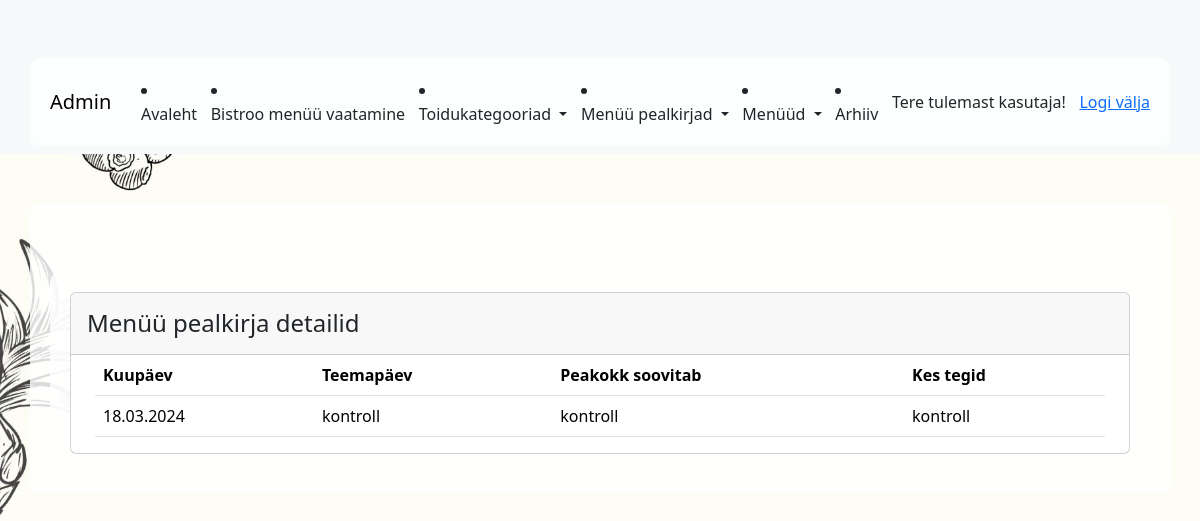
Page /app_admin/heading_detail/18 (signed in) on the committed database.
### app_admin/models.py (models this page shows, shortened)
class Heading(models.Model):
    date = models.DateField(blank=False, null=False, unique=True, verbose_name="Kuupäev")
    topic = models.CharField(max_length=100, null=True, blank=True, verbose_name="Teemapäev")
    chef = models.CharField(max_length=100, null=True, blank=True, verbose_name="Peakokk soovitab:")
    student = models.CharField(max_length=100, null=True, blank=True, verbose_name="Kes tegid:")
    class Meta:
        ordering = ['-date']

### app_admin/views.py (the view)
# urls.py: path('heading_detail/<int:pk>', views.HeadingDetailView.as_view(), name='heading_detail'),
class HeadingDetailView(ManagerRequiredMixin, DetailView):
    template_name = 'app_admin/heading_detail.html'
    model = Heading
    context_object_name = 'heading'

### app_admin/views.py (called while the page is built)
    def test_func(self):
        return self.request.user.groups.filter(name='Manager').exists()

### app_admin/templates/app_admin/heading_detail.html
{% extends "base_admin.html" %}
{% block content %}
    <div class="container mt-5">
        <div class="col-auto mx-auto">
            <div class="card col-12 mx-auto">
                <div class="card-header">
                    <div class="card-title d-flex justify-content-between align-self-auto">
                        <h4 class="m-0 mt-2">Menüü pealkirja detailid</h4>
                    </div>
                </div>
                <div class="table-body mx-4">
                    <table class="table table">
                        <thead>
                            <tr>
                                <th>Kuupäev</th>
                                <th>Teemapäev</th>
                                <th>Peakokk soovitab</th>
                                <th>Kes tegid</th>
                            </tr>
                        </thead>
                        <tbody>
                                <tr>
                                    <td>{{ heading.date|date:"d.m.Y" }}</td>
                                    <td>{{ heading.topic }}</td>
                                    <td>{{ heading.chef }}</td>
                                    <td>{{ heading.student }}</td>
                                </tr>
                        </tbody>
                    </table>
                </div>
            </div>
        </div>
    </div>
{% endblock %}

### templates/menu_admin.html (shortened to what this page needs)
<nav class="navbar navbar-expand-lg navbar-light bg-light">
  <div class="container">
    {% if user.is_authenticated %}
      <a class="navbar-brand" href="http://127.0.0.1:8000/admin/"> Admin </a>
        <li class="nav-item">
        <a class="nav-link" href="{% url "app_admin:index" %}" >Avaleht</a>
        </li>
        <li class="nav-item">
        <a class="nav-link" href="{% url "app_public:index" %}" >Bistroo menüü vaatamine</a>
        </li>
              <li class="nav-item dropdown">
          <a class="nav-link dropdown-toggle" href="#" role="button" data-bs-toggle="dropdown" aria-expanded="false">
                Toidukategooriad
          </a>
        </li>
              <li class="nav-item dropdown">
          <a class="nav-link dropdown-toggle" href="#" role="button"  data-bs-toggle="dropdown" aria-expanded="false">
               Menüü pealkirjad
          </a>
        </li>
        <li class="nav-item dropdown">
          <a class="nav-link dropdown-toggle" href="#" role="button"  data-bs-toggle="dropdown" aria-expanded="false">
               Menüüd
          </a>
        </li>
         <li class="nav-item">
    <a class="nav-link" href="{% url 'app_admin:archive_page' %}">Arhiiv</a>
  </li>
    <span class="nav-link">Tere tulemast {{ user.username }}! </span>
    <span id="logout-link" class="nav-link alert-info"><a href="#">Logi välja </a></span>
{% else %}
    <span class="nav-link">Kui sa soovid menüüd muuta, siis sa pead sisse logima! <a href="{% url 'login' %}">Logi sisse</a></span>
{% endif %}
    </div>
</nav>

### rows in the picture
Heading: date "18.03.2024", topic "kontroll", chef "kontroll", student "kontroll"

### other values in the picture
{{ user.username }} "kasutaja"
